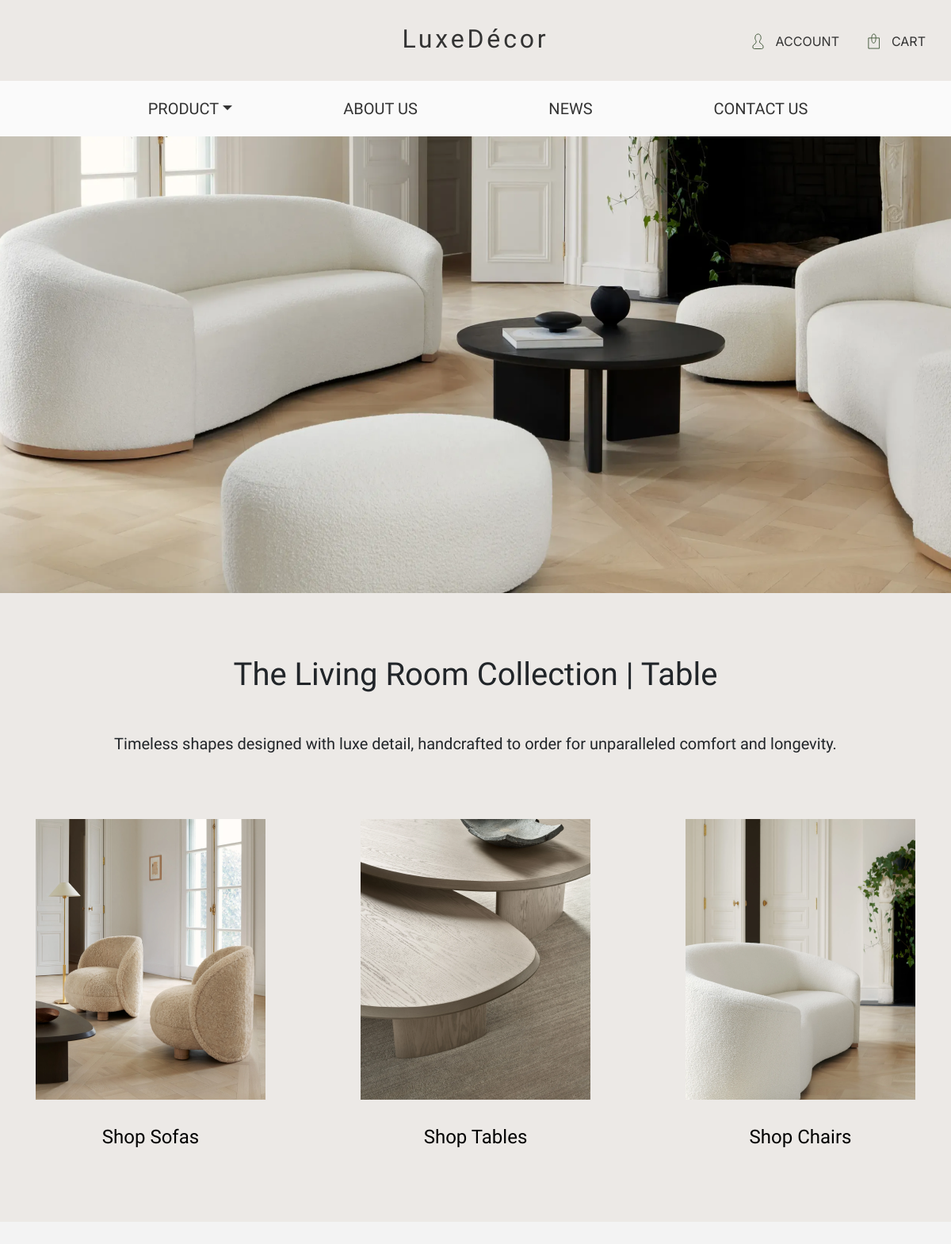
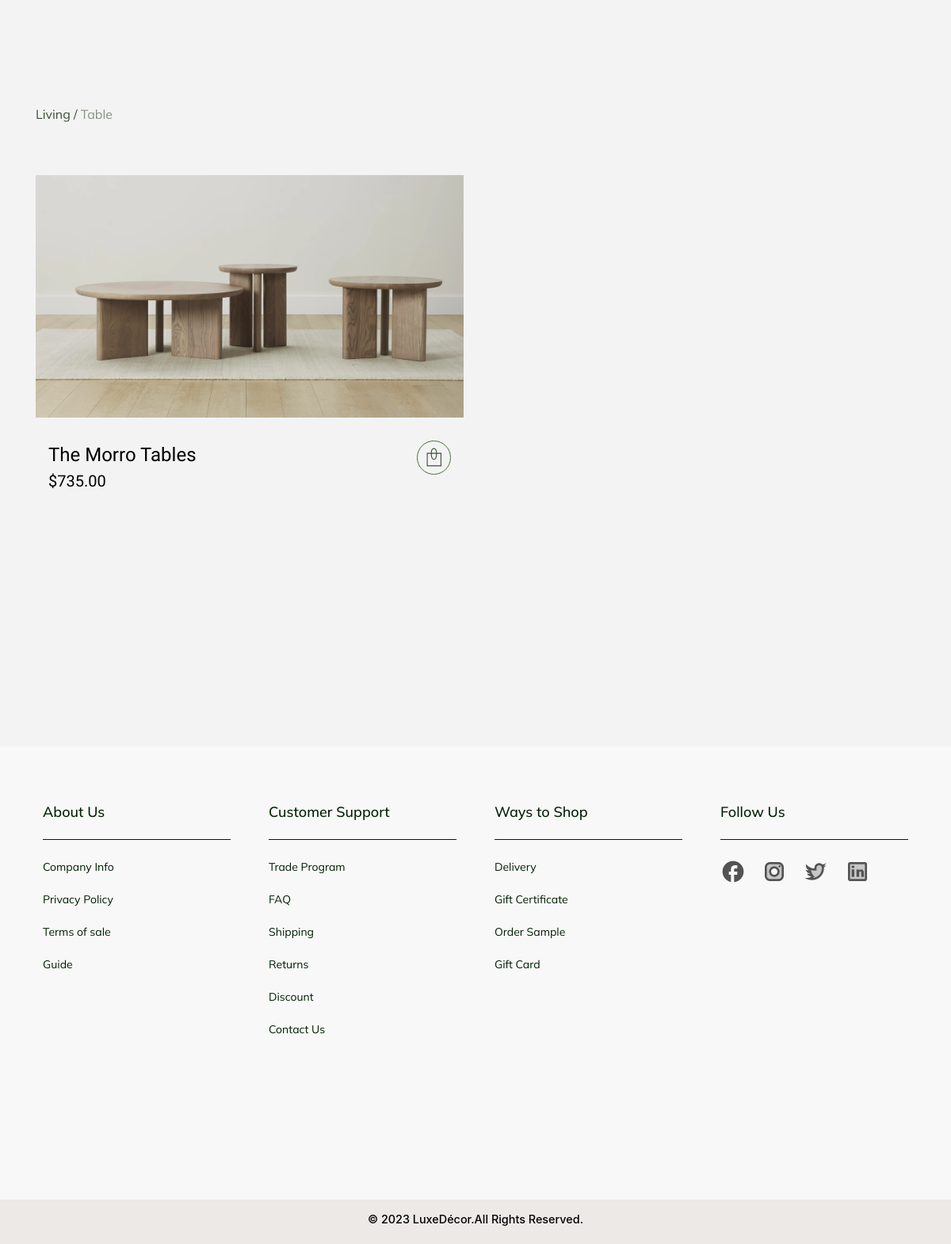
The app's page /product/category/Living/Table/ with its own data (2 pictures, top to bottom).
### web/models.py (models this page shows, shortened)
class SubCategory(models.Model):
    title = models.CharField(max_length=255, default="")
    category = models.ForeignKey(Category, on_delete=models.CASCADE)

class Category(models.Model):
    title = models.CharField(max_length=255, default="")

class Product(models.Model):
    title = models.CharField(max_length=255, default="")
    price = models.DecimalField(default=0, decimal_places=2, max_digits=7)
    width = models.DecimalField(default=0, decimal_places=2, max_digits=7)
    depth = models.DecimalField(default=0, decimal_places=2, max_digits=7)
    height = models.DecimalField(default=0, decimal_places=2, max_digits=7)
    description = models.TextField(default="")
    fabric = models.CharField(max_length=255, blank=True, default="")
    finish = models.CharField(max_length=255, blank=True, default="")
    slug = models.SlugField(blank=True, default="")
    category = models.ForeignKey(Category, null=True, on_delete=models.PROTECT)
    sub_category = models.ForeignKey(SubCategory, null=True, on_delete=models.PROTECT)
    image = models.ImageField(default="", blank=True, upload_to="images")
    image1 = models.ImageField(default="", blank=True, upload_to="images")
    image2 = models.ImageField(default="", blank=True, upload_to="images")
    image3 = models.ImageField(default="", blank=True, upload_to="images")
    image4 = models.ImageField(default="", blank=True, upload_to="images")
    shipping_time = models.CharField(max_length=255, blank=True, default="")
    shipping_price = models.CharField(max_length=255, blank=True, default="")

### web/views.py (the view)
# urls.py: path('product/category/<str:category_name>/<str:subcategory_name>/', webviews.product),
def product(request, category_name, subcategory_name=None):
    try:
        category = Category.objects.get(title=category_name)
    except Category.DoesNotExist:
        category = None
    try:
        subcategory = SubCategory.objects.get(
            category=category, title=subcategory_name)
    except SubCategory.DoesNotExist:
        subcategory = None
    if category and subcategory:
        product = Product.objects.filter(
            category=category, sub_category=subcategory)
    elif category:
        product = Product.objects.filter(category=category)
    else:
        product = []
    context = {
        'category': category_name,
        'subCategory': subcategory_name,
        'product': product,
    }
    return render(request, 'product.html', context)

### templates/product.html (shortened to what this page needs)
{% extends "base.html" %}
{% load static %}
{% block css %}
    <link rel="stylesheet" href="{% static "css/product.css" %}" type="text/css" />
{% endblock %}
{% block content %}
    {% if category == "Living" %}
        <img src="{% static 'images/product_living_banner.png' %}"
            height="576px" width="100%" style="object-fit: cover; margin: 0;" />
    {% elif category == "Dining" %}
        <img src="{% static 'images/product_dining_banner.png' %}"
            height="576px" width="100%" style="object-fit: cover; margin: 0;" />
    {% else %}
        <img src="{% static 'images/product_bedroom_banner.png' %}"
            height="576px" width="100%" style="object-fit: cover; margin: 0;" />
    {% endif %}
    <div class="collection-bg">
        <div class="container">
            <div class=" d-flex flex-column align-items-center">
                <p class="collection-title">
                    {% if category == "Living" %}
                        {% if subCategory != None %}
                            The Living Room Collection | {{ subCategory }}
                        {% else %}
                            The Living Room Collection
                        {% endif %}
                    {% elif category == "Dining" %}
                        {% if subCategory != None %}
                            The Dining Room Collection | {{ subCategory }}
                        {% else %}
                            The Dining Room Collection
                        {% endif %}
                    {% else %}
                        {% if subCategory != None %}
                            The Bedroom Collection | {{ subCategory }}
                        {% else %}
                            The Bedroom Collection
                        {% endif %}
                    {% endif %}
                </p>
                <p class="collection-text">
                    Timeless shapes designed with luxe detail, handcrafted to order for unparalleled comfort and longevity.
                </p>
            </div>
            <div class="category">
                {% if category == "Living" %}
                    <a href="/product/category/Living/Sofa/" class="category-item">
                        <img src="{% static 'images/product_living_sofa.png' %}" width="100%" />
                        Shop Sofas
                    </a>
                    <a href="/product/category/Living/Table/" class="category-item">
                        <img src="{% static 'images/product_living_table.png' %}" width="100%" />
                        Shop Tables
                    </a>
                    <a href="/product/category/Living/Chair/" class="category-item">
                        <img src="{% static 'images/product_living_chair.png' %}" width="100%"/>
                        Shop Chairs
                    </a>
                {% endif %}
            </div>
        </div>
    </div>
    <div class="container product-wrapper">
        <p class="text" style="margin-bottom: 4rem;">
            {% if subCategory != None %}
                <a class="text" href="/product/category/{{ category }}/">
                    {{ category }}
                </a>
                / <span style="opacity: 0.6;">{{ subCategory }}</span>
            {% endif %}
         </p>
        <div class="row">
            {% for item in product %}
                <div class="col-xs-12 col-md-6 mb-5">
                    <div class="category-item">
                        <a href="{% url 'detail' item.slug %}">
                            <img src="{{ item.image.url }}" width="100%" />
                        </a>
                        <div class="d-flex justify-content-between w-100 px-3">
                            <div>
                                <a href="{% url 'detail' item.slug %}" class="product-text">
                                    {{ item.title }}
                                </a>
                                <p class="product-price">
                                    ${{ item.price }}
                                </p>
                            </div>
                            <a href="/addToCart/{{ item.id }}/" class="button">
                                <img src="{% static 'images/shopping_cart.svg' %}" width="19px" />
                            </a>
                        </div>
                    </div>
                </div>
            {% empty %}
                <div class="col-12 mb-5">
                    <p class="empty">Coming Soon.</p>
                </div>
            {% endfor %}
        </div>
    </div>
{% endblock %}

### static/css/product.css (style rules this page uses)
body { background-color: #F3F3F3; }
.collection-bg { background-color: #ECE9E6; padding: 4.6rem 0 5.6rem; }
.collection-title { font-size: 2.5rem; font-family: Antic Didone, sans-serif; margin-bottom: 2.6rem; text-align: center; }
.collection-text { font-family: Antic Didone, sans-serif; font-size: 1.25rem; max-width: 57rem; text-align: center; margin-bottom: 5rem; }
.category { display: flex; justify-content: space-between; }
.category-item { display: flex; flex-direction: column; align-items: center; gap: 1.8rem; font-size: 1.5rem; color: #000; font-family: Antic Didone, sans-serif; }
.product-text { font-size: 1.5rem; color: #000; text-decoration: none; }
.product-price { font-size: 1.25rem; }
.button { border: 1px solid #437532; border-radius: 50%; display: flex; justify-content: center; align-items: center; width: 2.68rem; height: 2.68rem; }
.product-wrapper { margin-top: 10rem; margin-bottom: 16rem; }
.text { font-family: Mulish, sans-serif; color: #3B5233; font-size: 1rem; line-height: 25px; }

### records on screen
SubCategory: title "Table"
Category: title "Living"
Product: image (picture), title "The Morro Tables", price "735.00"
